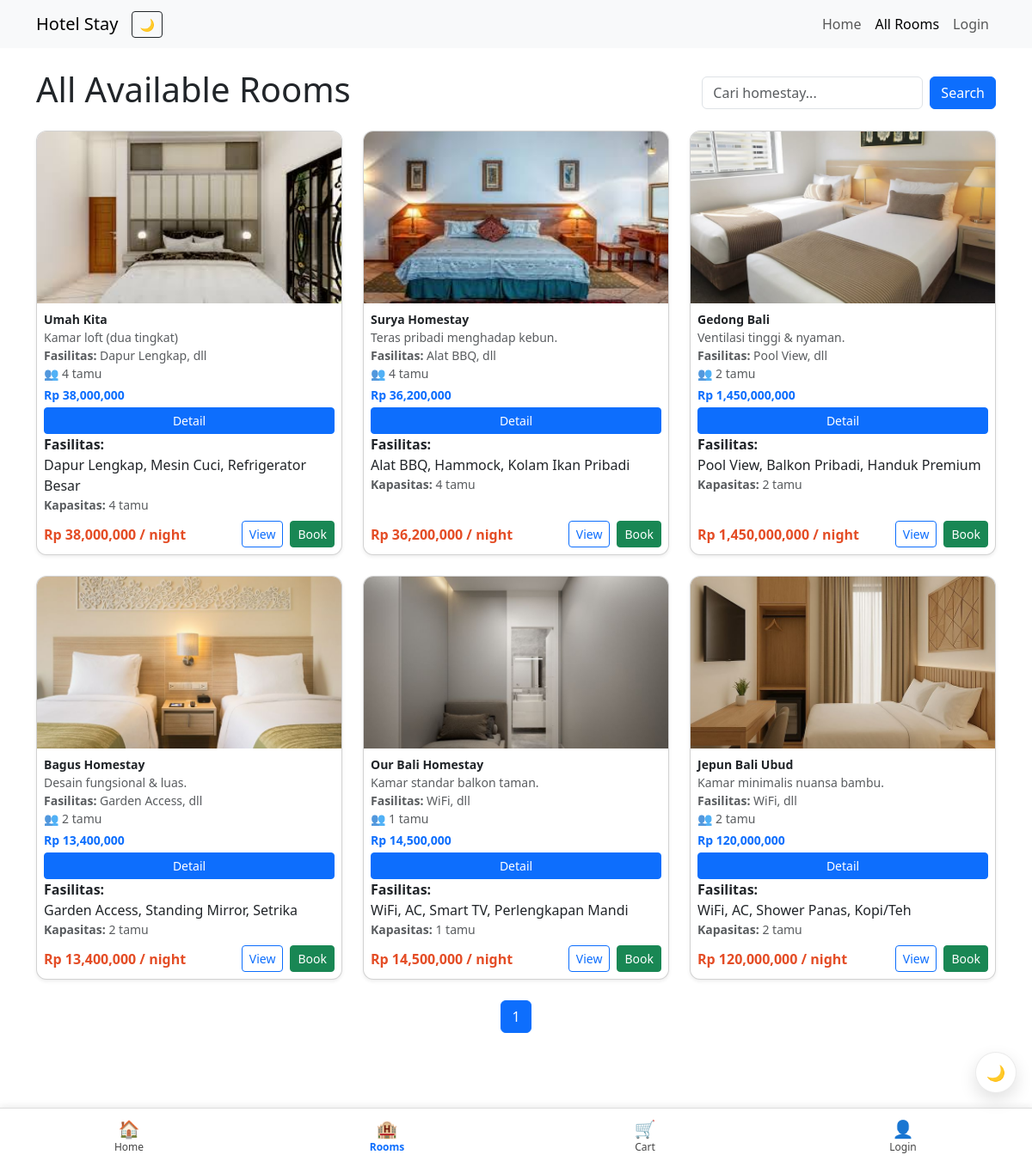
Screenshot of /rooms with the database file from the repository.
### tables this page shows
CREATE TABLE rooms (
            id INTEGER PRIMARY KEY AUTOINCREMENT,
            photo TEXT,
            code_room TEXT,
            name TEXT,
            description TEXT,
            room_size TEXT,
            price INTEGER,
            guests INTEGER,
            amenities TEXT,
            available INTEGER
        );

### app.py (the view)
@app.route("/rooms")
def rooms_list():
    page = int(request.args.get("page", 1))
    search = request.args.get("search", "").strip()
    per_page = 9
    offset = (page - 1) * per_page
    conn = get_db()
    params = []
    where = ""
    if search:
        where = "WHERE name LIKE ? OR description LIKE ? OR code_room LIKE ?"
        like = f"%{search}%"
        params.extend([like, like, like])
    total = conn.execute(
        f"SELECT COUNT(*) FROM rooms {where}", params
    ).fetchone()[0]
    rooms = conn.execute(
        f"""
        SELECT * FROM rooms
        {where}
        ORDER BY id DESC
        LIMIT ? OFFSET ?
        """,
        params + [per_page, offset]
    ).fetchall()
    conn.close()
    total_pages = max(1, math.ceil(total / per_page))
    return render_template(
        "rooms.html",
        rooms=rooms,
        page=page,
        total_pages=total_pages,
        search=search
    )

### app.py (called while the page is built)
def get_db():
    conn = sqlite3.connect(DB_PATH)
    conn.row_factory = sqlite3.Row
    return conn

### templates/rooms.html (shortened to what this page needs)
<!DOCTYPE html>
<html lang="en">
<head>
    <link href="https://cdn.jsdelivr.net/npm/bootstrap@5.3.0/dist/css/bootstrap.min.css" rel="stylesheet">
    <link rel="stylesheet" href="https://cdnjs.cloudflare.com/ajax/libs/font-awesome/6.4.0/css/all.min.css">
    <link rel="stylesheet" href="{{ url_for('static', filename='css/style.css') }}">
</head>
<body>
    <nav class="navbar navbar-expand-lg navbar-light bg-light">
        <div class="container d-flex justify-content-between align-items-center">
            <a class="navbar-brand" href="{{ url_for('index') }}">Hotel Stay</a>
            <button id="darkModeToggle" class="btn btn-outline-dark btn-sm" onclick="toggleDarkMode()">🌙</button>
            <div class="collapse navbar-collapse">
                <ul class="navbar-nav ms-auto">
                    <li class="nav-item">
                        <a class="nav-link" href="{{ url_for('index') }}">Home</a>
                    </li>
                    <li class="nav-item">
                        <a class="nav-link active" href="{{ url_for('rooms_list') }}">All Rooms</a>
                    </li>
                    {% if 'user_id' in session %}
                    <li class="nav-item">
                        <a class="nav-link" href="{{ url_for('logout') }}">Logout</a>
                    </li>
                    {% else %}
                    <li class="nav-item">
                        <a class="nav-link" href="{{ url_for('login') }}">Login</a>
                    </li>
                    {% endif %}
                </ul>
            </div>
        </div>
    </nav>
    <div class="bottom-nav">
        <a href="{{ url_for('index') }}" class="{% if request.path == url_for('index') %}active{% endif %}">
            <div>🏠</div>
            Home
        </a>
        <a href="{{ url_for('rooms_list') }}" class="{% if request.path == url_for('rooms_list') %}active{% endif %}">
            <div>🏨</div>
            Rooms
        </a>
        <a href="{{ url_for('cart') }}" class="{% if request.path == '/cart' %}active{% endif %}">
            <div>🛒</div>
            Cart
        </a>
        {% if 'user_id' in session %}
        <a href="{{ url_for('logout') }}">
            <div>👤</div>
            Logout
        </a>
        {% else %}
        <a href="{{ url_for('login') }}">
            <div>👤</div>
            Login
        </a>
        {% endif %}
    </div>
    <div class="container my-4 rooms-page">
        <div class="d-flex justify-content-between align-items-center mb-3 flex-wrap">
            <h1 class="mb-2">All Available Rooms</h1>
            <form id="searchForm" class="d-flex gap-2" action="{{ url_for('rooms_list') }}" method="get">
                <input id="searchInput" name="search" type="text" class="form-control" placeholder="Cari homestay..."
                    value="{{ search|default('') }}">
                <button class="btn btn-primary">Search</button>
            </form>
        </div>
        <div class="row" id="rooms-container">
            {% for room in rooms %}
            <div class="col-12 col-sm-6 col-md-4 mb-4 room-item">
                <div class="card room-card shadow-sm">
                    <img src="{{ url_for('static', filename='uploads/' ~ (room.photo or 'noimage.svg')) }}"
                        class="card-img-top room-img" alt="{{ room.name }}">
                    <div class="card-body d-flex flex-column p-2">
                        <small class="fw-bold room-name">{{ room.name }}</small>
                        <small class="text-muted">
                            {{ room.description[:40] }}{% if room.description|length > 40 %}…{% endif %}
                        </small>
                        {% if room.amenities %}
                        <small class="text-muted d-block">
                            <strong>Fasilitas:</strong>
                            {{ room.amenities.split(',')[0] }}{% if ',' in room.amenities %}, dll{% endif %}
                        </small>
                        {% endif %}
                        <small class="text-muted d-block">
                            👥 {{ room.guests }} tamu
                        </small>
                        <small class="text-primary fw-bold d-block mt-1">
                            Rp {{ "{:,}".format(room.price) }}
                        </small>
                        <a href="{{ url_for('room_detail', id=room.id) }}" class="btn btn-primary btn-sm w-100 mt-1">
                            Detail
                        </a>
                            <strong>Fasilitas:</strong>
                            {{ room.amenities if room.amenities else 'Belum tersedia' }}
                        <small class="text-muted d-block">
                            <strong>Kapasitas:</strong> {{ room.guests }} tamu
                        </small>
                        <div class="mt-auto pt-2">
                            <div class="d-flex justify-content-between align-items-center">
                                <p class="price mb-0">
                                    Rp {{ "{:,}".format(room.price) }} / night
                                </p>
                                <div class="d-flex gap-2">
                                    <a href="{{ url_for('room_detail', id=room.id) }}"
                                        class="btn btn-outline-primary btn-sm">
                                        View
                                    </a>
                                    <a href="{{ url_for('add_to_cart', id=room.id) }}" class="btn btn-success btn-sm">
                                        Book
                                    </a>
                                </div>
                            </div>
                        </div>
                    </div>
                </div>
            </div>
            {% endfor %}
        </div>
        <nav>
            <ul class="pagination justify-content-center">
                {% for p in range(1, total_pages + 1) %}
                <li class="page-item {% if p == page %}active{% endif %}">
                    <a class="page-link" href="{{ url_for('rooms_list', page=p, search=search) }}">
                        {{ p }}
                    </a>
                </li>
                {% endfor %}
            </ul>
        </nav>
    </div>
    <button class="dark-toggle" data-dark-toggle onclick="toggleDarkMode()">🌙</button>
</body>
</html>

### static/css/style.css (style rules this page uses)
body { font-family: Segoe UI, sans-serif; transition: background 0.3s, color 0.3s; }
.rooms-page { padding-bottom: 90px; }
@media (min-width: 992px) { .rooms-page { padding-bottom: 40px; } }
.room-card { background: #fff; border-radius: 12px; overflow: hidden; box-shadow: 0 2px 10px rgba(0, 0, 0, .1); transition: .3s; display: flex; flex-direction: column; height: 100%; }
.room-card img { width: 100%; height: 200px; object-fit: cover; }
.bottom-nav { position: fixed; bottom: 0; left: 0; right: 0; display: flex; justify-content: space-around; align-items: center; background: #ffffff; border-top: 1px solid #ddd; padding: 8px 0; z-index: 999; box-shadow: 0 -2px 8px rgba(0, 0, 0, 0.08); }
.bottom-nav a { text-decoration: none; color: #444; font-size: 12px; display: flex; flex-direction: column; align-items: center; justify-content: center; width: 100%; gap: 2px; padding: 6px 8px; }
.bottom-nav a div { font-size: 20px; line-height: 1; }
.bottom-nav a.active { color: #0d6efd; font-weight: 600; }
body { padding-bottom: 76px; }
.dark-toggle { position: fixed; right: 18px; bottom: 86px; z-index: 1050; width: 48px; height: 48px; border-radius: 50%; display: inline-flex; align-items: center; justify-content: center; font-size: 18px; background: #ffffff; color: #222; border: 1px solid rgba(0, 0, 0, 0.08); box-shadow: 0 8px 20px rgba(0, 0, 0, 0.12); cursor: pointer; }

### templates/rooms.html (style rules this page uses)
.room-card { transition: transform 0.3s; height: 100%; }
.room-img { height: 200px; object-fit: cover; }
.price { font-weight: bold; color: #e44d26; }

### rows the page displays
rooms: photo (picture), name "Umah Kita", description "Kamar loft (dua tingkat)", amenities "Dapur Lengkap", shows ", dll", guests "4", price "38,000,000", amenities "Dapur Lengkap, Mesin Cuci, Refrigerator Besar"
rooms: photo (picture), name "Surya Homestay", description "Teras pribadi menghadap kebun.", amenities "Alat BBQ", shows ", dll", guests "4", price "36,200,000", amenities "Alat BBQ, Hammock, Kolam Ikan Pribadi"
rooms: photo (picture), name "Gedong Bali", description "Ventilasi tinggi & nyaman.", amenities "Pool View", shows ", dll", guests "2", price "1,450,000,000", amenities "Pool View, Balkon Pribadi, Handuk Premium"
rooms: photo (picture), name "Bagus Homestay", description "Desain fungsional & luas.", amenities "Garden Access", shows ", dll", guests "2", price "13,400,000", amenities "Garden Access, Standing Mirror, Setrika"
rooms: photo (picture), name "Our Bali Homestay", description "Kamar standar balkon taman.", amenities "WiFi", shows ", dll", guests "1", price "14,500,000", amenities "WiFi, AC, Smart TV, Perlengkapan Mandi"
rooms: photo (picture), name "Jepun Bali Ubud", description "Kamar minimalis nuansa bambu.", amenities "WiFi", shows ", dll", guests "2", price "120,000,000", amenities "WiFi, AC, Shower Panas, Kopi/Teh"

### other values shown
{{ p }} "1"
